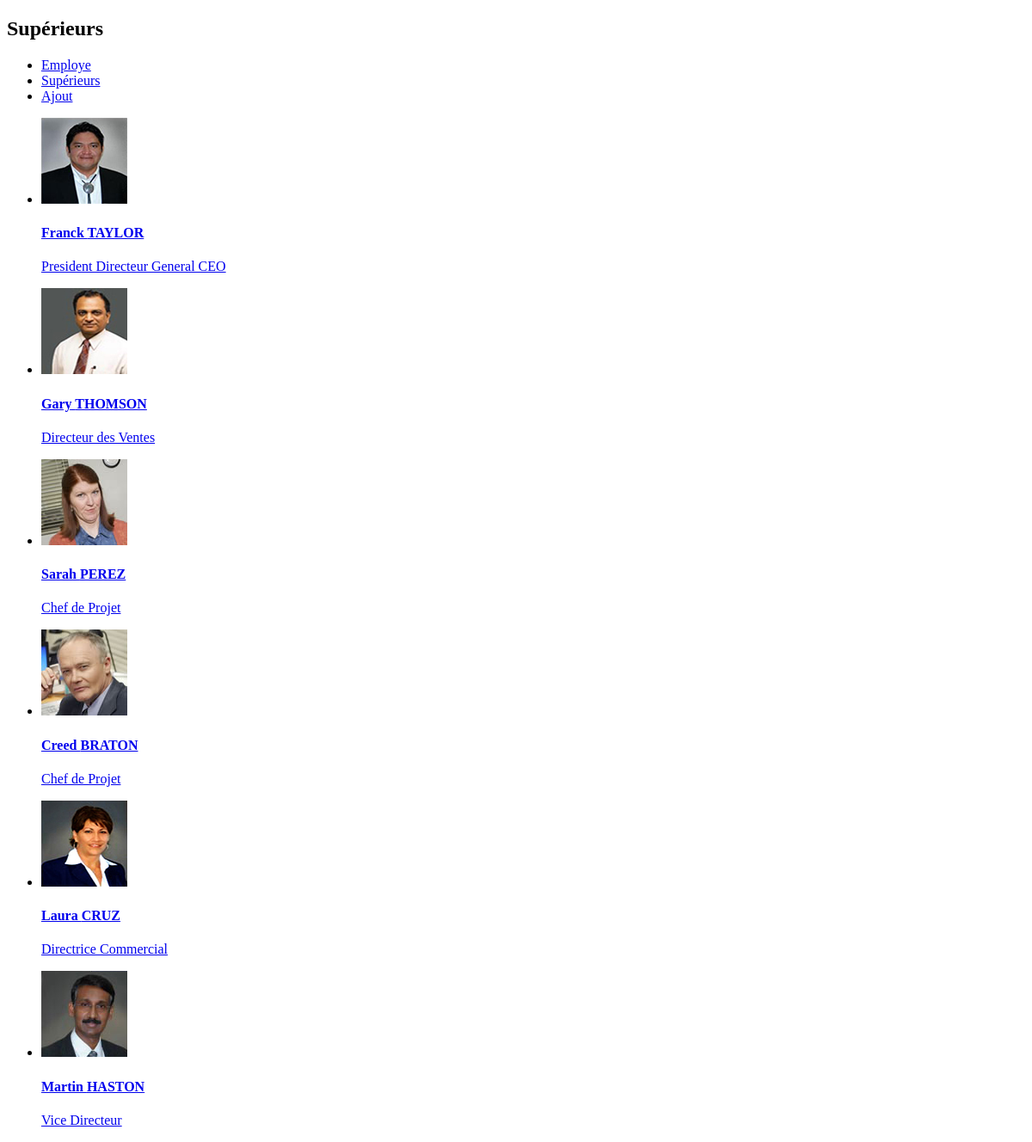
Screenshot of /liste_superieur.php with the database file from the repository.
### tables this page shows
CREATE TABLE IF NOT EXISTS `employe` (
  `employe_id` int(11) NOT NULL AUTO_INCREMENT,
  `employe_nom` varchar(25) NOT NULL,
  `employe_prenom` varchar(25) NOT NULL,
  `employe_chef` int(11) DEFAULT NULL COMMENT 'id du superviseur',
  `employe_poste` int(11) NOT NULL,
  `employe_departement` varchar(50) NOT NULL,
  `employe_tel_bureau` varchar(10) DEFAULT NULL,
  `employe_port` varchar(10) DEFAULT NULL,
  `employe_mail` varchar(50) NOT NULL,
  `employe_ville` varchar(50) DEFAULT NULL,
  `employe_image` varchar(50) DEFAULT NULL,
  PRIMARY KEY (`employe_id`),
  KEY `employe_poste` (`employe_poste`)
) TYPE=InnoDB  AUTO_INCREMENT=14;

CREATE TABLE IF NOT EXISTS `fonction` (
  `id_fonction` int(11) NOT NULL AUTO_INCREMENT,
  `nom_fonction` varchar(50) NOT NULL,
  PRIMARY KEY (`id_fonction`),
  UNIQUE KEY `nom_fonction` (`nom_fonction`)
) TYPE=InnoDB  AUTO_INCREMENT=10;

### liste_superieur.php (the view, shortened to what this page needs)
<!DOCTYPE HTML>
<html>
<head>
<link rel="stylesheet" href="css/style.css">
<link rel="stylesheet" href="http://code.jquery.com/mobile/1.1.0/jquery.mobile-1.1.0.min.css" />
</head>
<body>
	<div data-role="page" id="employe_direct" data-add-back-btn="true" data-dom-cache="true">
		<header data-role="header">
    		<h2>Supérieurs</h2>
            <div data-role="navbar" data-theme="a">
				<ul>
					<li><a href="index.php" data-pretch="true" data-icon="home">Employe</a></li>
					<li><a href="liste_superieur.php" data-pretch="true" data-icon="star">Supérieurs</a></li>
					<li><a href="ajout_employe.php" data-pretch="true" data-icon="gear">Ajout</a></li>
				</ul>
			</div>
    	</header>
		<div data-role="content">
        	<ul data-role="listview" data-filter="true" data-inset="true">
            	<?php
					include 'includes/config.php';
					$sql = "SELECT nom_fonction, employe_nom, employe_prenom, employe_id, employe_image FROM employe, fonction WHERE employe_id IN (SELECT DISTINCT employe_chef FROM employe)  AND employe.employe_poste = fonction.id_fonction";
					try {
						$connexion->setAttribute(PDO::ATTR_ERRMODE, PDO::ERRMODE_EXCEPTION);
						$result=$connexion->prepare($sql);
								$result->execute();
								if ($result > null){
									while($employe = $result->fetch(PDO::FETCH_OBJ) ){
										echo "<li><a href='detail_employe.php?id=$employe->employe_id' data-transition='pop' data-pretch='true'>" .
										"<img src='pics/$employe->employe_image'/>" .
										"<h4>$employe->employe_prenom $employe->employe_nom</h4>" .
										"<p>$employe->nom_fonction</p></a></li>";
									}
						  		}else {
										echo 'aucun superieur';
									}
					} catch(PDOException $e)
						{
        					echo $e->getMessage();
						}
				?>
            </ul>
    	</div>
</div>
</body>
</html>

### rows the page displays
employe: employe_image (picture), employe_prenom "Franck", employe_nom "TAYLOR", employe_poste.nom_fonction "President Directeur General CEO"
employe: employe_image (picture), employe_prenom "Gary", employe_nom "THOMSON", employe_poste.nom_fonction "Directeur des Ventes"
employe: employe_image (picture), employe_prenom "Sarah", employe_nom "PEREZ", employe_poste.nom_fonction "Chef de Projet"
employe: employe_image (picture), employe_prenom "Creed", employe_nom "BRATON", employe_poste.nom_fonction "Chef de Projet"
employe: employe_image (picture), employe_prenom "Laura", employe_nom "CRUZ", employe_poste.nom_fonction "Directrice Commercial"
employe: employe_image (picture), employe_prenom "Martin", employe_nom "HASTON", employe_poste.nom_fonction "Vice Directeur"
